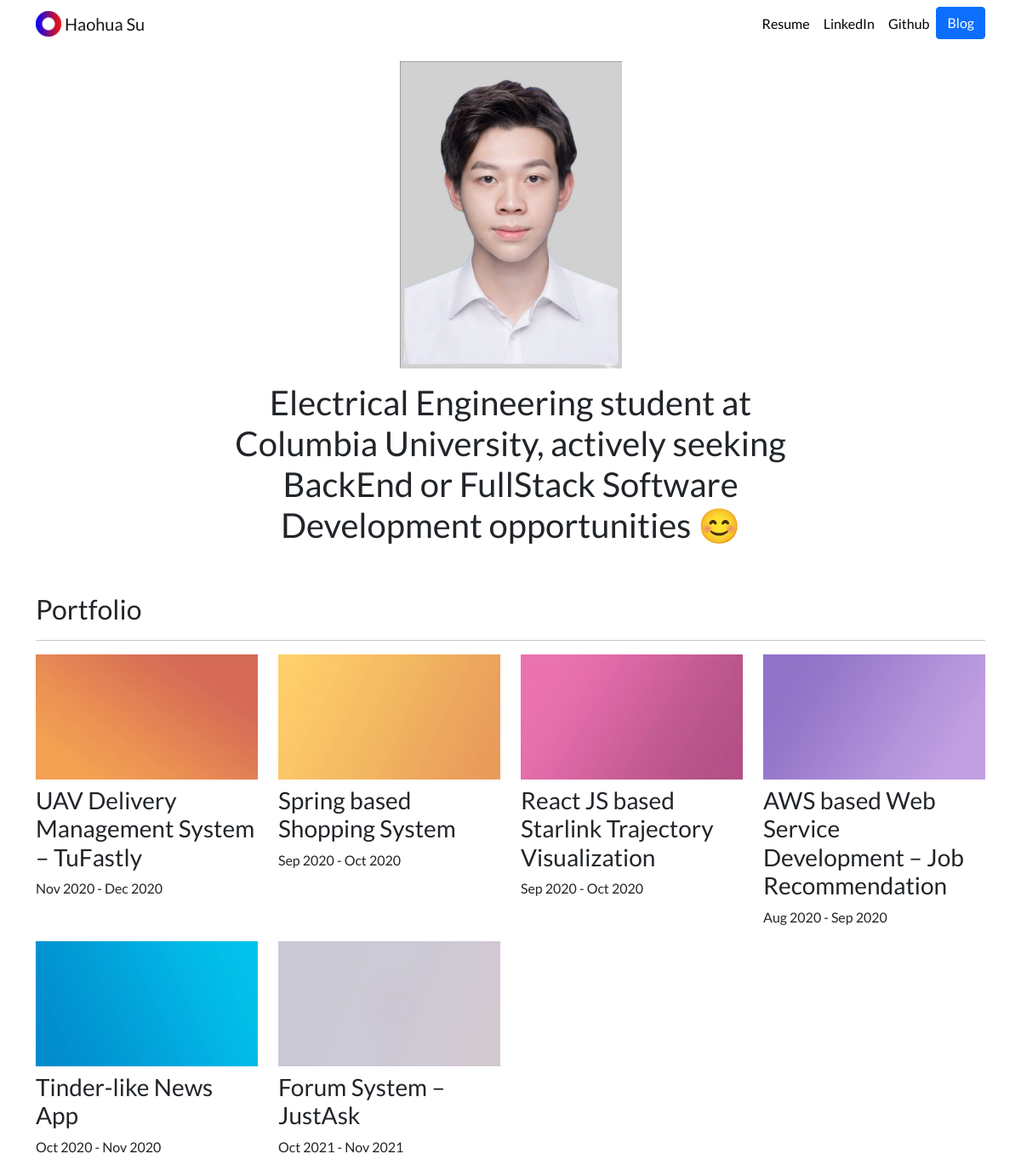
The page / on the database its author committed.
### portfolio/models.py (models this page shows, shortened)
class Project(models.Model):
    title = models.CharField(max_length=100)
    description = models.CharField(max_length=250)
    image = models.ImageField(upload_to='portfolio/images/')
    url = models.URLField(blank=True)

### portfolio/views.py (the view)
# urls.py: 2. Add a URL to urlpatterns:  path('', views.home, name='home')
def home(request):
    projects = Project.objects.all()
    return render(request, 'portfolio/home.html', {'projects':projects})

### portfolio/templates/portfolio/home.html
{% extends "portfolio/base.html" %}
{% load static %}
{% block content %}
<div class="row justify-content-center my-3">
  <div class="col-3">
    <img src="{% static 'portfolio/portfolio_image.png' %}" class="img-fluid" height=600 width=300>
  </div>
</div>
<div class="row justify-content-center mb-3">
  <div class="col-md-8 text-center">
    <h1 id="hometext" class="font-weight-bold" style="font-size: 40px">Electrical Engineering student at Columbia University, actively seeking BackEnd or FullStack Software Development opportunities 😊</h1>
  </div>
</div>
<h2 class="mt-5">Portfolio</h2>
<hr>
<div class="row">
  {% for project in projects %}
  <div class="col-lg-3 col-md-6">
    {% if project.url %}
    <a href="{{ project.url }}">
      <img src="{{ project.image.url }}" class="img-fluid mb-2">
    </a>
    {% else %}
    <img src="{{ project.image.url }}" class="img-fluid mb-2">
    {% endif %}
    <h3>{{ project.title }}</h3>
    <p>{{ project.description }}</p>
  </div>
  {% endfor %}
</div>
{% endblock %}

### portfolio/templates/portfolio/base.html (shortened to what this page needs)
{% load static %}
<!doctype html>
<html lang="en">
  <head>
    <link href="https://cdn.jsdelivr.net/npm/bootstrap@5.1.3/dist/css/bootstrap.min.css" rel="stylesheet">
    <link rel="stylesheet" href="{% static "portfolio/custom.css" %}">
  </head>
  <body>
    <nav id="topNav" class="navbar navbar-expand-md navbar-light">
    <div class="container">
      <a class="navbar-brand" href="{% url 'home' %}">
        <img src="{% static "portfolio/Logo.png" %}" width="30" height="30" class="d-inline-block align-top" alt="Dylan's Logo">
        <span>Haohua Su</span>
      </a>
      <div class="collapse navbar-collapse text-center" id="navbarNav">
        <ul class="navbar-nav ml-auto">
          <li class="nav-item">
            <a class="nav-link" href="{% static "portfolio/resume.pdf" %}">Resume</a>
          </li>
          <li class="nav-item">
            <a class="nav-link" href="https://www.linkedin.com/in/haohuasu/" target="_blank">LinkedIn</a>
          </li>
          <li class="nav-item">
            <a class="nav-link" href="https://github.com/suhh1123" target="_blank">Github</a>
          </li>
          <li>
            <a role="button" href="{% url 'blog:all_blogs' %}" class="btn btn-primary">Blog</a>
          </li>
        </ul>
      </div>
    </div>
  </nav>
  <div class="container">
    {% block content %}{% endblock %}
  </div>
  </body>
</html>

### portfolio/static/portfolio/custom.css (style rules this page uses)
.navbar-nav .nav-link { color: rgba(0,0,0,1) !important; }
body { font-family: 'Lato', sans-serif; }
@media (min-width: 992px) { #hometext { font-size: 4rem; } }

### rows shown on the page
Project: image (picture), title "UAV Delivery Management System – TuFastly", description "Nov 2020 - Dec 2020"
Project: image (picture), title "Spring based Shopping System", description "Sep 2020 - Oct 2020"
Project: image (picture), title "React JS based Starlink Trajectory Visualization", description "Sep 2020 - Oct 2020"
Project: image (picture), title "AWS based Web Service Development – Job Recommendation", description "Aug 2020 - Sep 2020"
Project: image (picture), title "Tinder-like News App", description "Oct 2020 - Nov 2020"
Project: image (picture), title "Forum System – JustAsk", description "Oct 2021 - Nov 2021"
